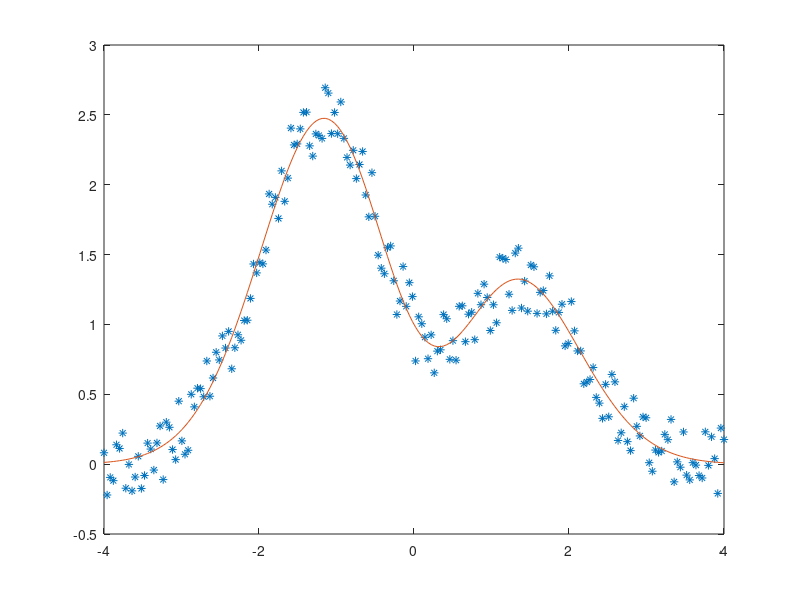

The MATLAB source for this figure: (Note: this script raises an error after producing the figure.)

% DEMO4  Epsilon Support Vector Regression with LIBSVM.
%
% A one-dimensional regression problem is solved by an epsilon-style SVM, i.e.,
% the user has to provide the insensitivity zone in addition to the trade-off
% parameter C. Again, the simulation is done by LIBSVMSIM.

% ------------------------------------------------------------------------------
% MATLAB Interface for LIBSVM, Version 1.2
%
% Copyright (C) 2004-2005 Michael Vogt
% Written by Michael Vogt, Atanas Ayarov and Bennet Gedan
%
% This program is free software; you can redistribute it and/or modify it
% under the terms of the GNU General Public License as published by the Free
% Software Foundation; either version 2 of the License, or (at your option)
% any later version.
% ------------------------------------------------------------------------------


N   = 200;             % number of samples
f   = 0.2;             % relative error of the sample data
C   = 100;             % trade-off parameter
e   = 0.2;             % insensitivity zone epsilon
s   = 1;               % width of Gauss kernel
pps = 1;               % plot problem and solution (0/1)
rand('state',42);      % fixed state for random numbers

% --- generate the test problem ---

x  = linspace(-4,4,N)';
ys = (1-x+2*x.^2).*exp(-.5*x.^2);
y  = ys+f*max(abs(ys))*(2*rand(size(ys))-1)/2;

if pps
  plot(x,y,'*',x,ys,'-');
  pause;
end

% --- solve the problem ---

disp('Starting LIBSVM')
ker = struct('type','gauss','width',s);
tic;
svm = libsvmopt(x,y,C,e,ker);
t = toc;
nsv = length(svm.coef);
nbv = length(find(abs(svm.coef)==C));
fprintf('Support Vectors : %d (%3.1f%%)\n',nsv,100*nsv/N);
fprintf('Bounded SVs     : %d (%3.1f%%)\n',nbv,100*nbv/N);
fprintf('Bias Term       : %g\n',svm.bias);
fprintf('Optimization finished in %3.2f sec\n',t);

% --- plot the solution ---

if pps
  Y = libsvmsim(svm,x);
  plot(x,y,'*',x,Y,'-',x,[Y-e,Y+e],':');
end
